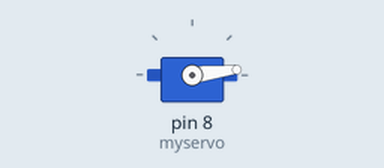
Simulated run of this sketch. Board: Arduino Uno, built with avr-gcc and run on an emulated ATmega328P. On the bench: servo.

Above: at 0.05 s.
At 0.85 s:
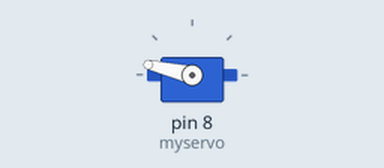
At 1.9 s:
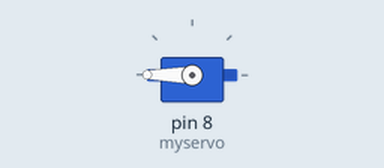
At 3.75 s:
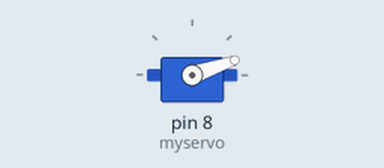
Timing chart, 0 to 8.8 s (numbered marks = the images above):
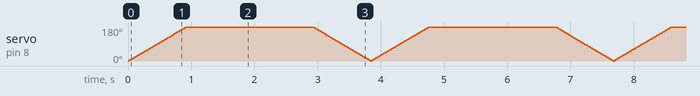

The sketch:

mg90s.ino
```cpp
#include <Servo.h>

Servo myservo;  // 定义Servo对象来控制
int pos = 0;    // 角度存储变量

void setup() {
  myservo.attach(8);  // 控制线连接数字8
  myservo.write(0);
}

void loop() {
  for (pos = 0; pos <= 180; pos ++) { // 0°到180°
    myservo.write(pos);              // 舵机角度写入
    delay(5);                       // 等待转动到指定角度
  }

  delay(2000);

  for (pos = 180; pos >= 0; pos --) { // 从180°到0°
    myservo.write(pos);              // 舵机角度写入
    delay(5);                       // 等待转动到指定角度
  }
}
```
